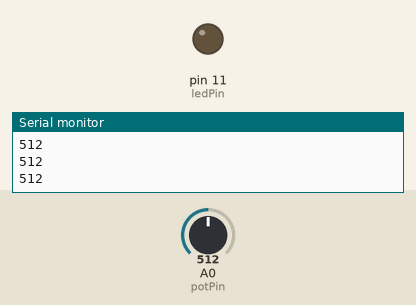
This sketch was run on a simulated Arduino Uno, built with avr-gcc and run on an emulated ATmega328P. Parts: output pins drawn as LEDs (lit = HIGH), the last lines printed to the serial monitor. The test bench sets the inputs (shaded band); at power-on: A0 (potPin) = 512.

Above: at 1.2 s.
1.3 s: A0 (potPin) set to 716
At 2.5 s:
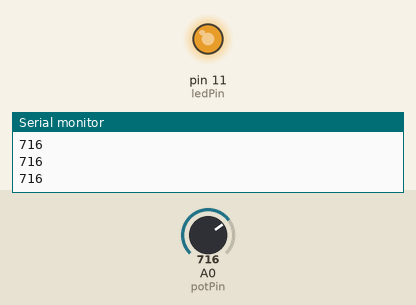
2.8 s: A0 (potPin) set to 755
At 4.0 s:
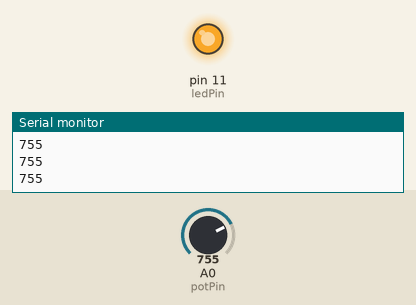
4.3 s: A0 (potPin) set to 768
At 5.3 s:
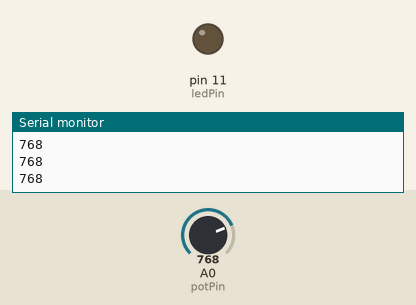
5.8 s: A0 (potPin) set to 900
At 6.6 s:
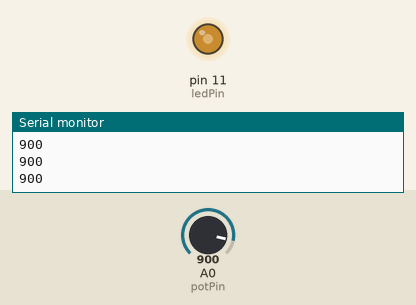
7.3 s: A0 (potPin) set to 306
At 7.9 s:
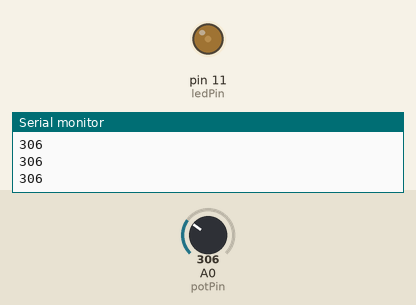
8.8 s: A0 (potPin) set to 0
At 9.2 s:
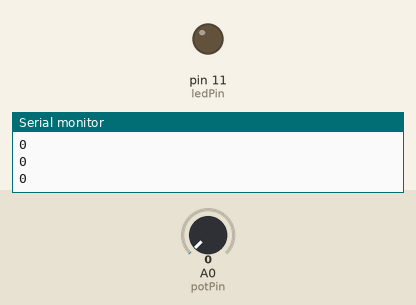
Timing chart, 0 to 11.3 s (numbered marks = the images above; inputs shaded):
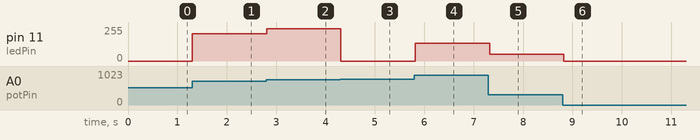

The sketch:

photo_resistor.ino
```cpp
int potPin = 0;
int ledPin = 11;
int val = 0;

void setup() {
  pinMode(ledPin,OUTPUT);
  Serial.begin(9600);
}

void loop() {
  val = analogRead(potPin);
  Serial.println(val);
  analogWrite(ledPin, val);
  delay(100);
}
```

Measured:
- the behaviour switches between 767 and 768 on A0 (potPin) (found by bisection; images 2 and 3)
- after the input at 1.3 s, pin 11 (ledPin): 0/255 → 204/255 at once
- after the input at 2.8 s, pin 11 (ledPin): 204/255 → 243/255 at once
- after the input at 4.3 s, pin 11 (ledPin): 243/255 → 0/255 at once
- after the input at 5.8 s, pin 11 (ledPin): 0/255 → 132/255 at once
- after the input at 7.3 s, pin 11 (ledPin): 132/255 → 50/255 at once
- after the input at 8.8 s, pin 11 (ledPin): 50/255 → 0/255 at once
